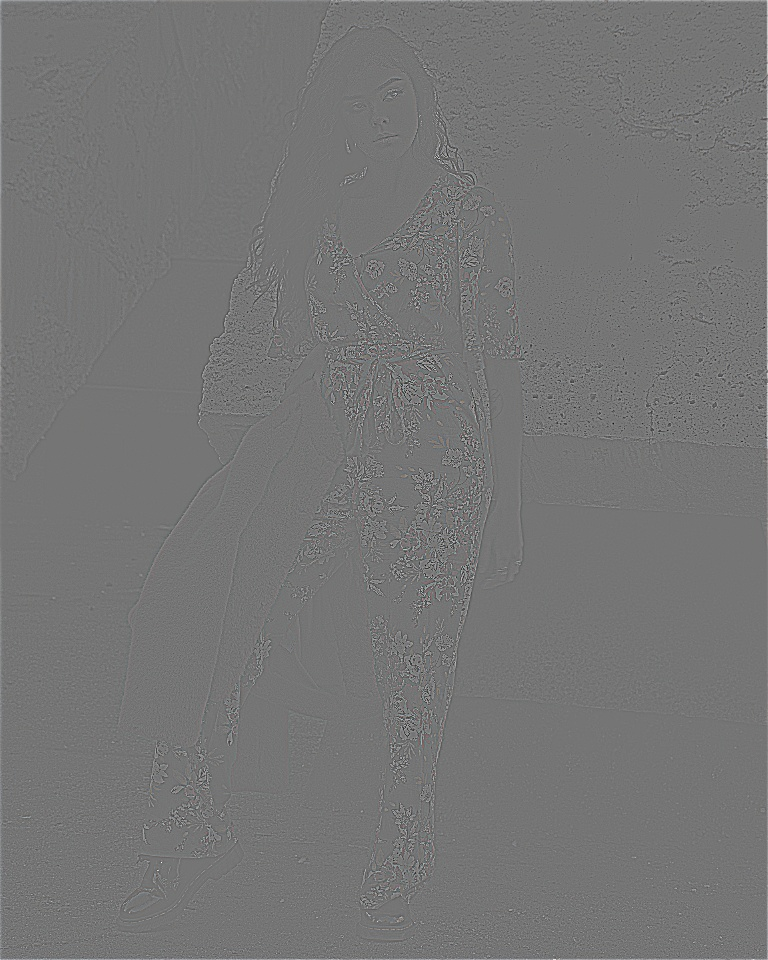
#> input picture Image_Blending/Outputs/Laplacian_pyramid0.jpg, 768 x 960 px, given in place of P1.jpg, which was not available
$ python Laplacian_pyramid.py   (older library calls are emulated)
#> lines starting #> are read from the running program, lines starting #| are printed output that depends on the picture; pictures that were not available may be replaced by others from this repository, and a replacement may not be noted
### Image_Blending/Convolution.py
import numpy as np
import cv2


def convolutionColor(image, kernel, average=False, debug=False):
    # Color Convolution of the Image with kernel
    # Implements 3*3 kernel on all 3 layers(RGB) of the images

    print("Image Shape : {}".format(image.shape))
    print("Kernel shape : {}".format(kernel.shape))

    if debug:
        cv2.imshow('Image', image)
        cv2.waitKey(0)

    image_row, image_col, image_c = image.shape
    kernel_row, kernel_col = kernel.shape

    # Sample matrix of size of image
    output_image = np.zeros(image.shape)

    # calculate the required padding according to kernel size
    pad_height = int((kernel_row - 1) / 2)
    pad_width = int((kernel_col - 1) / 2)
    pad_color = 3

    # create sample image with padding
    padded_image = np.full(
        (image_row + (2 * pad_height), image_col + (2 * pad_width), image_c), (0, 0, 0))

    # insert the image into the padded image
    padded_image[pad_height: image_row + pad_height,
                 pad_width: image_col + pad_width] = image

    if debug:
        cv2.imshow("Padded Image", image)
        cv2.waitKey(0)

    # Convolute the padded image with the given kernel
    for color in range(image_c):
        for row in range(image_row):
            for col in range(image_col):
                output_image[row, col, color] = np.sum(
                    kernel * padded_image[row: row + kernel_row, col: col + kernel_col, color])
                if average:
                    output_image[row, col,
                                 color] //= kernel.shape[0] * kernel.shape[1]
    if debug:
        # convert the Float64 data into Uint8 Data
        output = cv2.normalize(output_image, None, 255, 0,
                               cv2.NORM_MINMAX, cv2.CV_8UC1)

        # Display the Final output
        cv2.imshow("Final test output", output)
        cv2.waitKey(0)

    return output_image


# [57 lines left out: function convolution, not called in this run]

### Image_Blending/Gaussian_pyramid.py
import numpy as np
import cv2
from Convolution import convolutionColor


def gaussian_pyramid(image, levels, debug=False):
    gpyramids = []
    gpyramids.append(image)
    temp = image
    print("total levels: ", levels)
    for i in range(1, levels):
        print("LEVEL NO. : ", i)
        temp = gaussian_reduce(temp, debug)
        gpyramids.append(temp)
        print("appended")

    return gpyramids


def gaussian_reduce(image, debug):
    output = None
    kernel = create_kernel(0.6, debug)
    print("convolution start")
    outputimage = convolutionColor(image, kernel, False, debug)
    print("convolution done")
    output = outputimage[::2, ::2, :]
    print("Resize done")
    return output


def create_kernel(a, debug=False):
    kernel_Wx = np.array([[0.25 - a/2, 0.25, a, 0.25, 0.25 - a/2]])
    kernel = np.multiply(kernel_Wx, kernel_Wx.T)
    print("kernel created")
    if debug:
        print(kernel)

    return kernel


# [37 lines that do not run on import are left out]

### Image_Blending/Laplacian_pyramid.py
import numpy as np
import cv2
from Convolution import convolutionColor
from Gaussian_pyramid import gaussian_pyramid


def laplacian_pyramid(gpyramids, debug=False):
    lpyramids = []
    k = len(gpyramids)
    print("total levels: ", k-1)
    for i in range(0, k-1):
        gu = gpyramids[i]
        egu = laplacian_expand(gpyramids[i+1])
        if egu.shape[0] > gu.shape[0]:
            egu = np.delete(egu, (-1), axis=0)
        if egu.shape[1] > gu.shape[1]:
            egu = np.delete(egu, (-1), axis=1)
        lpyramids.append(gu - egu)
    lpyramids.append(gpyramids.pop())
    return lpyramids


def laplacian_expand(image, debug=False):
    output = None
    kernel = create_kernel(0.4, debug)
    outimage = np.zeros(
        (image.shape[0]*2, image.shape[1]*2, image.shape[2]), dtype=np.float64)
    outimage[::2, ::2, :] = image[:, :, :]
    output = 4 * convolutionColor(outimage, kernel, False, debug)
    return output


def create_kernel(a, debug=False):
    kernel_Wx = np.array([[0.25 - a/2, 0.25, a, 0.25, 0.25 - a/2]])
    kernel = np.multiply(kernel_Wx, kernel_Wx.T)
    print("kernel created")
    if debug:
        print(kernel)

    return kernel


if __name__ == '__main__':
    path = r'C:\Users\suraj\Desktop\CV\Computation_Photography\Image_Blending\P1.jpg'
    image = cv2.imread(path)
#> image is the input picture: shape (960, 768, 3); mean B, G, R 117.2, 117.2, 117.2

    debug = False
    save = True
    resize = True

    row, col, color = image.shape
#> row = 960; col = 768; color = 3
    max_pyramidx = int(np.log(row)/np.log(2) + 1)
#> max_pyramidx = 10
    max_pyramidy = int(np.log(col)/np.log(2) + 1)
#> max_pyramidy = 10
    levels = max_pyramidx if max_pyramidx <= max_pyramidy else max_pyramidy
#> levels = 10

    if resize:
        dsize = (image.shape[1]//5, image.shape[0]//5)
#> dsize = (153, 192)
        input = cv2.resize(image, dsize)
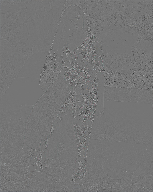
#> input: shape (192, 153, 3); mean B, G, R 117.1, 117.1, 117.1

    if not debug:
        cv2.imshow('input', input)
        if save:
            cv2.imwrite('Image_Blending/Outputs/Input.jpg', input)

    outputs = gaussian_pyramid(input, 5, debug)
#> the loop in gaussian_pyramid, `for i in range(1, levels):` made 4 passes
#> pass 1, in gaussian_reduce, `outputimage = convolutionColor(image, kernel, False, debug)`:
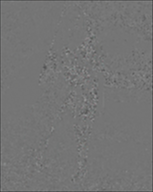
#> outputimage: shape (192, 153, 3) float64; mean B, G, R 116.7, 116.7, 116.7
#> pass 1, in gaussian_reduce, `output = outputimage[::2, ::2, :]`:
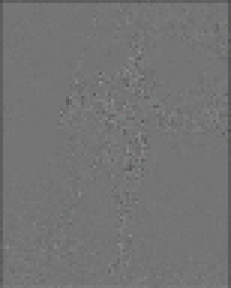
#> output: shape (96, 77, 3) float64 (shown 3 times larger); mean B, G, R 116.3, 116.3, 116.3
#> after the loop in gaussian_pyramid, `for i in range(1, levels):`: gpyramids = 5 items
#> outputs = 5 items

    print(":::::LAPLACIAN COMPUTATION STARTS HERE:::::")

    laplacian_outputs = laplacian_pyramid(outputs)
#> in laplacian_pyramid, `k = len(gpyramids)`: k = 5
#| total levels:  4
#> after the loop in laplacian_pyramid, `for i in range(0, k-1):`:
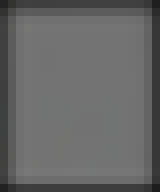
#> egu: shape (24, 20, 3) float64 (shown 8 times larger); mean of channels 0, 1, 2 102.4, 102.4, 102.4; drawn as B, G, R
#> after the loop in laplacian_pyramid, `for i in range(0, k-1):`: lpyramids = 4 items
#> laplacian_outputs = 5 items

    if not debug:
        a = 0
        k = len(laplacian_outputs)
#> k = 5
        for i in range(k-1):
            output = cv2.normalize(laplacian_outputs[i], None, 255, 0,
                                   cv2.NORM_MINMAX, cv2.CV_8UC1)
            if save:
                cv2.imwrite(
                    'Image_Blending/Outputs/Laplacian_pyramid{}.jpg'.format(a), output)
            cv2.imshow('output {}'.format(a), output)
            a = a+1
#> this loop made 4 passes
#> pass 1, `output = cv2.normalize(laplacian_outputs[i], None, 255, 0, cv2.NORM_MI..`:
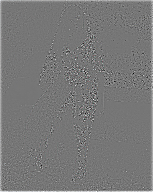
#> output: shape (192, 153, 3); mean of channels 0, 1, 2 119.9, 119.9, 119.9; drawn as B, G, R
#> pass 2, `output = cv2.normalize(laplacian_outputs[i], None, 255, 0, cv2.NORM_MI..`:
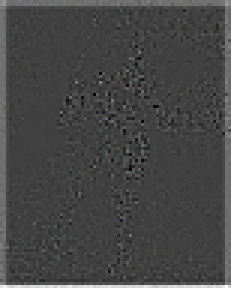
#> output: shape (96, 77, 3) (shown 3 times larger); mean of channels 0, 1, 2 69.8, 69.8, 69.8; drawn as B, G, R
#> pass 3, `output = cv2.normalize(laplacian_outputs[i], None, 255, 0, cv2.NORM_MI..`:
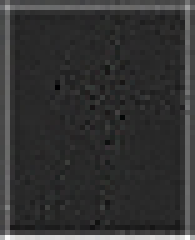
#> output: shape (48, 39, 3) (shown 5 times larger); mean of channels 0, 1, 2 51.3, 51.3, 51.3; drawn as B, G, R
#> after the loop, a = 4
        cv2.waitKey(0)
